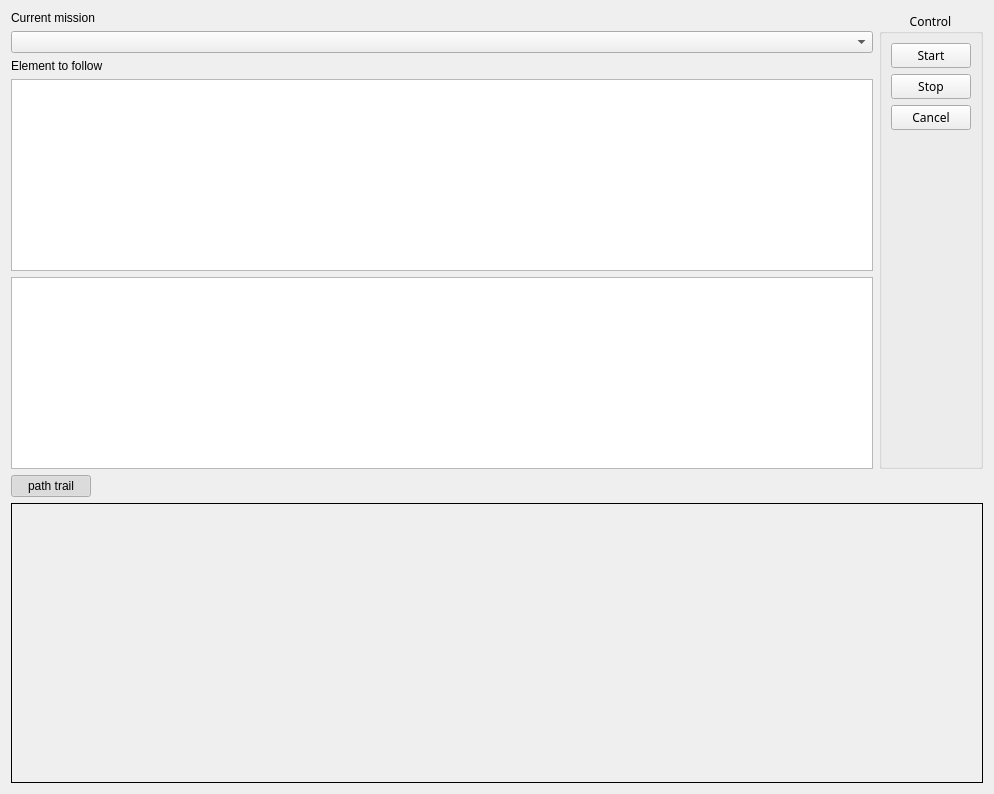
<?xml version="1.0" encoding="UTF-8"?>
<ui version="4.0">
 <class>local_guiDlg</class>
 <widget class="QWidget" name="local_guiDlg">
  <property name="geometry">
   <rect>
    <x>0</x>
    <y>0</y>
    <width>994</width>
    <height>794</height>
   </rect>
  </property>
  <property name="windowTitle">
   <string>Giraff Mission Controller</string>
  </property>
  <layout class="QVBoxLayout" name="verticalLayout_2">
   <item>
    <layout class="QVBoxLayout" name="verticalLayout">
     <item>
      <layout class="QHBoxLayout" name="horizontalLayout_2">
       <item>
        <layout class="QVBoxLayout" name="verticalLayout_5">
         <item>
          <widget class="QLabel" name="label">
           <property name="sizePolicy">
            <sizepolicy hsizetype="Preferred" vsizetype="Minimum">
             <horstretch>0</horstretch>
             <verstretch>0</verstretch>
            </sizepolicy>
           </property>
           <property name="text">
            <string>Current mission</string>
           </property>
          </widget>
         </item>
         <item>
          <widget class="QComboBox" name="list_plan"/>
         </item>
         <item>
          <widget class="QLabel" name="label_2">
           <property name="text">
            <string>Element to follow</string>
           </property>
          </widget>
         </item>
         <item>
          <widget class="QListWidget" name="object_list"/>
         </item>
         <item>
          <widget class="QPlainTextEdit" name="textedit_current_plan">
           <property name="enabled">
            <bool>true</bool>
           </property>
           <property name="sizePolicy">
            <sizepolicy hsizetype="Expanding" vsizetype="Maximum">
             <horstretch>0</horstretch>
             <verstretch>0</verstretch>
            </sizepolicy>
           </property>
          </widget>
         </item>
        </layout>
       </item>
       <item>
        <widget class="QGroupBox" name="groupBox">
         <property name="font">
          <font>
           <family>Ubuntu Mono</family>
           <weight>50</weight>
           <bold>false</bold>
          </font>
         </property>
         <property name="layoutDirection">
          <enum>Qt::LeftToRight</enum>
         </property>
         <property name="title">
          <string>Control</string>
         </property>
         <property name="alignment">
          <set>Qt::AlignCenter</set>
         </property>
         <layout class="QVBoxLayout" name="verticalLayout_4">
          <item>
           <layout class="QVBoxLayout" name="verticalLayout_3">
            <item>
             <widget class="QPushButton" name="pushButton_start_mission">
              <property name="text">
               <string>Start</string>
              </property>
             </widget>
            </item>
            <item>
             <widget class="QPushButton" name="pushButton_stop_mission">
              <property name="text">
               <string>Stop</string>
              </property>
             </widget>
            </item>
            <item>
             <widget class="QPushButton" name="pushButton_cancel_mission">
              <property name="text">
               <string>Cancel</string>
              </property>
             </widget>
            </item>
            <item>
             <spacer name="verticalSpacer">
              <property name="orientation">
               <enum>Qt::Vertical</enum>
              </property>
              <property name="sizeHint" stdset="0">
               <size>
                <width>20</width>
                <height>40</height>
               </size>
              </property>
             </spacer>
            </item>
           </layout>
          </item>
         </layout>
        </widget>
       </item>
      </layout>
     </item>
     <item>
      <layout class="QHBoxLayout" name="horizontalLayout">
       <item>
        <widget class="QPushButton" name="path_trail_button">
         <property name="text">
          <string>path trail</string>
         </property>
         <property name="checkable">
          <bool>true</bool>
         </property>
         <property name="checked">
          <bool>true</bool>
         </property>
        </widget>
       </item>
       <item>
        <spacer name="horizontalSpacer">
         <property name="orientation">
          <enum>Qt::Horizontal</enum>
         </property>
         <property name="sizeHint" stdset="0">
          <size>
           <width>108</width>
           <height>17</height>
          </size>
         </property>
        </spacer>
       </item>
      </layout>
     </item>
     <item>
      <widget class="QStackedWidget" name="stacked_widget">
       <property name="frameShape">
        <enum>QFrame::Box</enum>
       </property>
       <widget class="QWidget" name="goto_widget"/>
       <widget class="QWidget" name="pathfollow_widget"/>
      </widget>
     </item>
    </layout>
   </item>
  </layout>
 </widget>
 <resources/>
 <connections/>
</ui>
